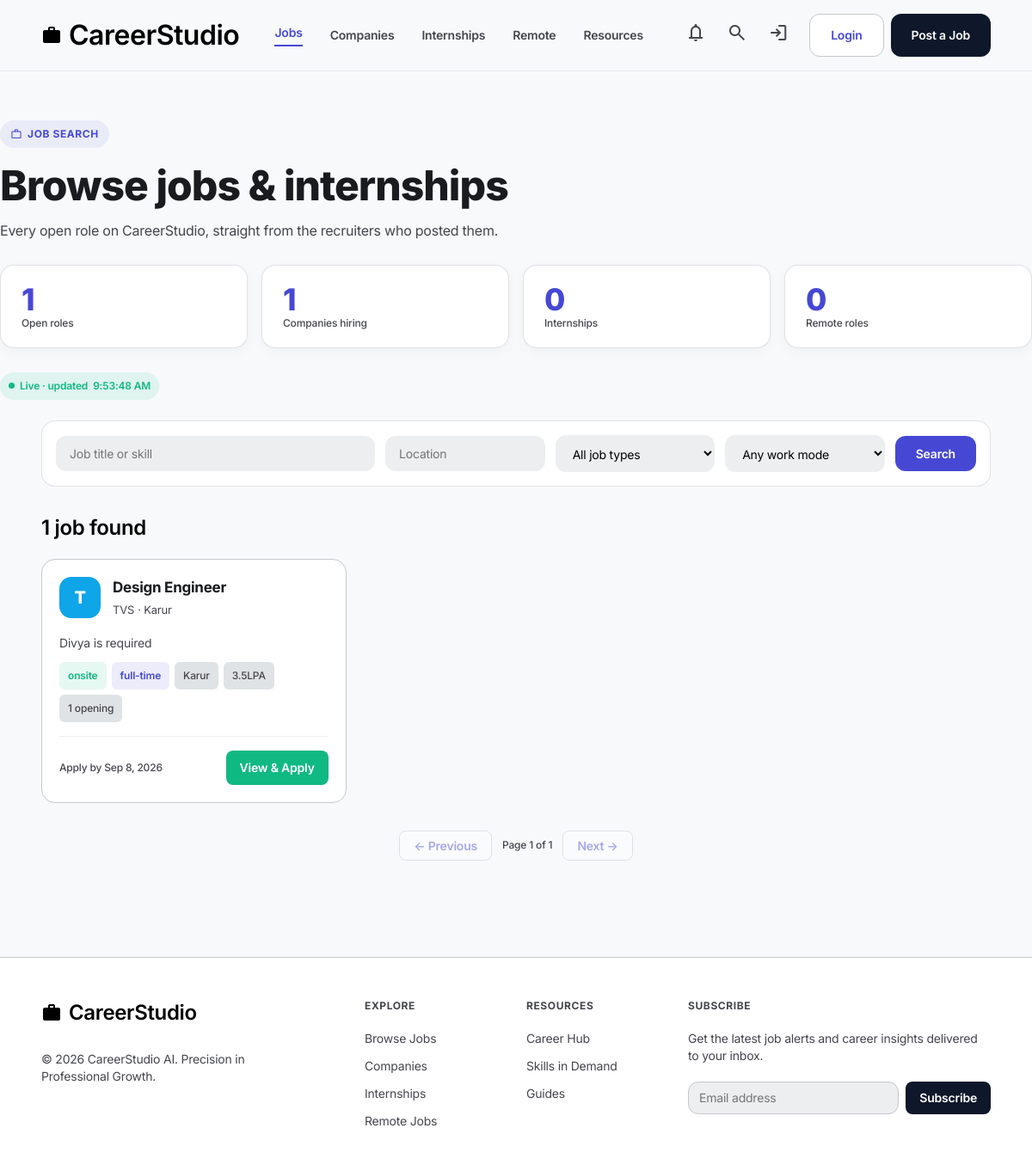
/jobs.php, run on the app's committed database.
### tables this page shows
CREATE TABLE `jobs` (
  `id` int(10) UNSIGNED NOT NULL,
  `company_id` int(10) UNSIGNED NOT NULL,
  `title` varchar(150) NOT NULL,
  `description` text NOT NULL,
  `requirements` text DEFAULT NULL,
  `skills_required` varchar(500) DEFAULT NULL,
  `salary` varchar(100) DEFAULT NULL,
  `job_type` enum('full-time','part-time','internship','contract') NOT NULL,
  `location` varchar(150) DEFAULT NULL,
  `work_mode` enum('remote','hybrid','onsite') NOT NULL DEFAULT 'onsite',
  `vacancy_count` smallint(5) UNSIGNED NOT NULL DEFAULT 1,
  `deadline` date DEFAULT NULL,
  `status` enum('open','closed') NOT NULL DEFAULT 'open',
  `created_at` datetime NOT NULL DEFAULT current_timestamp(),
  `updated_at` datetime NOT NULL DEFAULT current_timestamp() ON UPDATE current_timestamp()
);

CREATE TABLE `companies` (
  `id` int(10) UNSIGNED NOT NULL,
  `user_id` int(10) UNSIGNED NOT NULL,
  `company_name` varchar(150) NOT NULL,
  `description` text DEFAULT NULL,
  `website` varchar(255) DEFAULT NULL,
  `location` varchar(150) DEFAULT NULL,
  `created_at` datetime NOT NULL DEFAULT current_timestamp(),
  `updated_at` datetime NOT NULL DEFAULT current_timestamp() ON UPDATE current_timestamp(),
  `industry` varchar(150) DEFAULT NULL,
  `company_size` varchar(100) DEFAULT NULL
);

### functions.php (called while the page is built, shortened)
<?php
function e(?string $value): string
{
    return htmlspecialchars((string) $value, ENT_QUOTES, 'UTF-8');
}
function format_date(?string $dateStr): string
{
    $ts = strtotime($dateStr);
    return $ts ? date('M j, Y', $ts) : $dateStr;
}
function initials(string $name): string
{
    $name = trim($name);
    return $name === '' ? '?' : mb_strtoupper(mb_substr($name, 0, 1));
}
function avatar_color(string $seed): string
{
    $palette = ['#4648d4', '#0F172A', '#0EA5E9', '#10B981', '#F59E0B', '#EF4444', '#8B5CF6', '#EC4899'];
    return $palette[crc32($seed) % count($palette)];
}
function query(string $key, string $default = ''): string
{
    return trim((string) ($_GET[$key] ?? $default));
}
function get_pagination(array $params, int $defaultLimit = 8, int $maxLimit = 50): array
{
    $page = isset($params['page']) ? max(1, (int) $params['page']) : 1;
    $limit = isset($params['limit']) ? (int) $params['limit'] : $defaultLimit;
    $limit = max(1, min($maxLimit, $limit));
    $offset = ($page - 1) * $limit;
    return [$page, $limit, $offset];
}

### jobs.php (the view, shortened to what this page needs)
<?php
require_once __DIR__ . '/auth.php';
$pdo = get_db();
    ?>
    <?php
$q = trim(query('q') !== '' ? query('q') : query('title'));
$filterTitle = $q;
$filterLocation = query('location');
$savedOnly = isset($_GET['saved']) && is_logged_in() && current_user_role() === 'student';
$where = ['j.status = "open"'];
$whereSql = implode(' AND ', $where);
[$page, $limit, $offset] = get_pagination($_GET);
$stmt = $pdo->prepare(
    "SELECT j.*, c.company_name, c.location AS company_location
     FROM jobs j
     INNER JOIN companies c ON j.company_id = c.id
     WHERE $whereSql
     ORDER BY j.created_at DESC
     LIMIT :limit OFFSET :offset"
);
$stmt->bindValue(':limit', $limit, PDO::PARAM_INT);
$stmt->bindValue(':offset', $offset, PDO::PARAM_INT);
$stmt->execute();
$jobs = $stmt->fetchAll();
$stmt = $pdo->prepare(
    "SELECT COUNT(*) AS total FROM jobs j INNER JOIN companies c ON j.company_id = c.id WHERE $whereSql"
);
$stmt->execute();
$total = (int) $stmt->fetch()['total'];
$totalPages = (int) max(1, ceil($total / $limit));
$openJobCount = (int) $pdo->query('SELECT COUNT(*) FROM jobs WHERE status = "open"')->fetchColumn();
$hiringCount = (int) $pdo->query('SELECT COUNT(DISTINCT company_id) FROM jobs WHERE status = "open"')->fetchColumn();
$internshipCount = (int) $pdo->query('SELECT COUNT(*) FROM jobs WHERE status = "open" AND job_type = "internship"')->fetchColumn();
$remoteCount = (int) $pdo->query('SELECT COUNT(*) FROM jobs WHERE status = "open" AND work_mode = "remote"')->fetchColumn();
require __DIR__ . '/site-nav.php';
?>
<main>
  <section class="container page-hero">
    <span class="eyebrow">
      <span class="material-symbols-outlined" style="font-size: 14px;"><?= $savedOnly ? 'bookmark' : 'work' ?></span>
      <?= $savedOnly ? 'Your wishlist' : 'Job search' ?>
    </span>
    <h1 class="display-lg"><?= $savedOnly ? 'Your saved jobs' : 'Browse jobs &amp; internships' ?></h1>
    <p class="body-lg text-variant">
      <?= $savedOnly
            ? 'Everything you bookmarked while browsing, ready to apply when you are.'
            : 'Every open role on CareerStudio, straight from the recruiters who posted them.' ?>
    </p>
    <div class="stat-strip">
      <div class="stat-box">
        <div class="stat-value" data-live="open_jobs"><?= $openJobCount ?></div>
        <div class="label-sm text-variant">Open roles</div>
      </div>
      <div class="stat-box">
        <div class="stat-value" data-live="hiring"><?= $hiringCount ?></div>
        <div class="label-sm text-variant">Companies hiring</div>
      </div>
      <div class="stat-box">
        <div class="stat-value" data-live="internships"><?= $internshipCount ?></div>
        <div class="label-sm text-variant">Internships</div>
      </div>
      <div class="stat-box">
        <div class="stat-value" data-live="remote"><?= $remoteCount ?></div>
        <div class="label-sm text-variant">Remote roles</div>
      </div>
    </div>
    <div style="margin-top: 12px;">
      <span class="live-pill"><span class="live-dot"></span> Live &middot; updated <span id="live-updated"><?= date('g:i:s A') ?></span></span>
    </div>
  </section>
  <section class="container" style="padding-bottom: 64px;">
    <form class="filter-bar filter-bar-5" method="get" action="jobs.php">
      <input type="text" name="title" placeholder="Job title or skill" value="<?= e($filterTitle) ?>">
      <input type="text" name="location" placeholder="Location" value="<?= e($filterLocation) ?>">
      <select name="job_type">
        <option value="">All job types</option>
      </select>
      <select name="work_mode">
        <option value="">Any work mode</option>
      </select>
      <button type="submit" class="btn btn-primary">Search</button>
    </form>
    <div class="section-title">
      <h2 class="headline-md"><?= $total ?> job<?= $total === 1 ? '' : 's' ?> found</h2>
    </div>
    <?php if (!$jobs): ?>
      <div class="empty-panel">
        <p class="body-md">
          <?= $savedOnly
                ? 'Your wishlist is empty. Save jobs while browsing to see them here.'
                : 'No jobs match your search. Try different filters.' ?>
        </p>
        <a class="btn btn-outline" style="margin-top: 16px;" href="jobs.php">
          <?= $savedOnly ? 'Browse all jobs' : 'Clear filters' ?>
        </a>
      </div>
    <?php else: ?>
      <div class="card-grid">
        <?php foreach ($jobs as $job): ?>
          <div class="entity-card hover-lift">
            <div class="entity-head">
              <div class="entity-logo" style="background: <?= e(avatar_color($job['company_name'])) ?>;">
                <?= e(initials($job['company_name'])) ?>
              </div>
              <div>
                <h3 class="entity-title">
                  <a href="jobs.php?id=<?= (int) $job['id'] ?>"><?= e($job['title']) ?></a>
                </h3>
                <div class="entity-sub">
                  <a href="companies.php?id=<?= (int) $job['company_id'] ?>"><?= e($job['company_name']) ?></a>
                  <?= $job['company_location'] ? ' &middot; ' . e($job['company_location']) : '' ?>
                </div>
              </div>
            </div>
            <div class="entity-body">
              <p class="entity-desc"><?= e($job['description']) ?></p>
              <div class="chip-row" style="margin-top: 12px;">
                <span class="chip chip-green"><?= e($job['work_mode']) ?></span>
                <span class="chip chip-accent"><?= e($job['job_type']) ?></span>
                <?php if ($job['location']): ?><span class="chip"><?= e($job['location']) ?></span><?php endif; ?>
                <?php if ($job['salary']): ?><span class="chip"><?= e($job['salary']) ?></span><?php endif; ?>
                <span class="chip"><?= (int) $job['vacancy_count'] ?> opening<?= (int) $job['vacancy_count'] === 1 ? '' : 's' ?></span>
              </div>
            </div>
            <div class="entity-foot">
              <span class="label-sm text-variant">
                <?= $job['deadline'] ? 'Apply by ' . e(format_date($job['deadline'])) : 'Posted ' . e(format_date($job['created_at'])) ?>
              </span>
              <span style="display: flex; gap: 8px; align-items: center;">
                <a href="jobs.php?id=<?= (int) $job['id'] ?>" class="btn btn-sm btn-success">View &amp; Apply</a>
              </span>
            </div>
          </div>
        <?php endforeach; ?>
      </div>
      <div class="pager">
        <?php if ($page > 1): ?>
          <a class="btn btn-outline btn-sm" href="<?= e(page_url($page - 1)) ?>">&larr; Previous</a>
        <?php else: ?>
          <button class="btn btn-outline btn-sm" disabled>&larr; Previous</button>
        <?php endif; ?>
        <span class="label-sm text-variant">Page <?= $page ?> of <?= $totalPages ?></span>
        <?php if ($page < $totalPages): ?>
          <a class="btn btn-outline btn-sm" href="<?= e(page_url($page + 1)) ?>">Next &rarr;</a>
        <?php else: ?>
          <button class="btn btn-outline btn-sm" disabled>Next &rarr;</button>
        <?php endif; ?>
      </div>
    <?php endif; ?>
  </section>
</main>
<?php require __DIR__ . '/site-footer.php'; ?>

### data on the page
jobs: company.company_name "T", title "Design Engineer", company.company_name "TVS", company.location "Karur", description "Divya is required", work_mode "onsite", job_type "full-time", location "Karur", salary "3.5LPA", vacancy_count "1", deadline "Sep 8, 2026"

### other printed values
$item['label'] "Jobs"
$item['label'] "Companies"
$item['label'] "Internships"
$item['label'] "Remote"
$item['label'] "Resources"
$openJobCount "1"
$hiringCount "1"
$internshipCount "0"
$remoteCount "0"
$total "1"
$page "1"
$totalPages "1"
